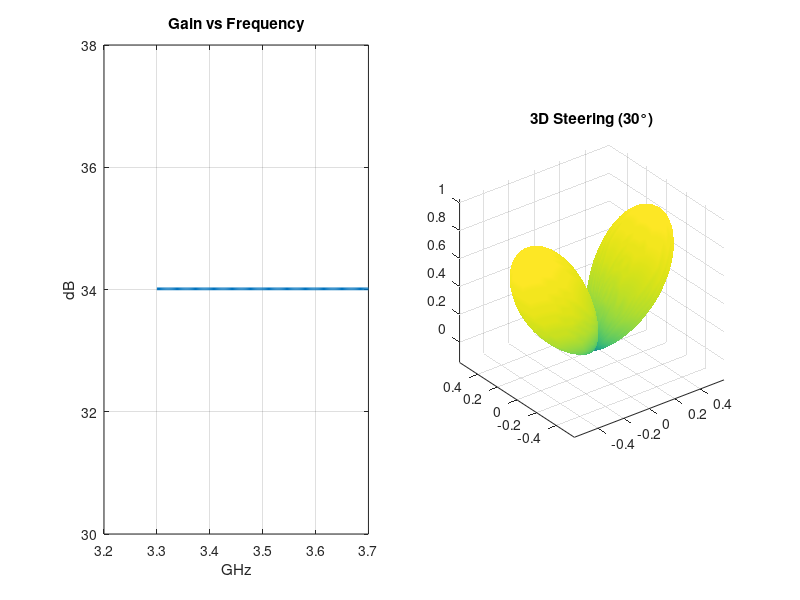

Here is the MATLAB script that generated this plot:
%% O-RIS COMBINED CIRCUIT + SYSTEM SIMULATOR
% Integrates electrical circuit, control matrix, and radiation pattern analysis
% Author: ALICE - O-RIS PoC Project
% Date: 2024
clear all; close all; clc;

%% ========================================================================
%  SECTION 1: SYSTEM INITIALIZATION
%% ========================================================================
fprintf('=== O-RIS Combined Circuit + System Simulator ===\n\n');

% Default values in case files are missing
f_center = 3.5e9;
freq = linspace(3.3e9, 3.7e9, 201);
Phase_Diff = 170 * ones(size(freq)); 
N_rows = 16;
N_cols = 16;
unit_cell_size = 5.7e-3;

if exist('/home/claude/pin_diode_simulation.mat', 'file')
    load('/home/claude/pin_diode_simulation.mat', 'freq', 'Phase_Diff', 'f_center');
    fprintf('  ✓ PIN diode circuit data loaded\n');
end

if exist('/home/claude/control_matrices_all_angles.mat', 'file')
    load('/home/claude/control_matrices_all_angles.mat');
    fprintf('  ✓ Control matrix data loaded\n');
end

%% ========================================================================
%  SECTION 2: INTEGRATED SYSTEM PARAMETERS
%% ========================================================================
lambda = 3e8 / f_center;
k = 2*pi / lambda;
N_panels = 8;
panel_angles = 0:45:315;
G_element = 7;  % dBi

% Power parameters
P_per_element = 0.01; % 10mW per unit cell
P_total_array = N_panels * N_rows * N_cols * P_per_element;

% Performance targets
target_gain_min = 15;
target_gain_max = 25;
target_beamwidth = 30;
target_sidelobe = -13;

%% ========================================================================
%  SECTION 3: GAIN CALCULATION ENGINE
%% ========================================================================
% Efficiency and Gain Function
calculate_array_gain = @(N, p_err, G_el) ...
    (G_el + 10*log10(N * (sinc(p_err/180)^2 * 0.92 * 0.95)));

N_elements_panel = N_rows * N_cols;
phase_error_rms = 180 / (2*sqrt(3)); 

[gain_single_panel] = calculate_array_gain(N_elements_panel, phase_error_rms, G_element);
N_active_panels = 3;
N_elements_active = N_active_panels * N_elements_panel;
gain_system = calculate_array_gain(N_elements_active, phase_error_rms, G_element);

fprintf('System gain (3 panels): %.1f dB\n', gain_system);

%% ========================================================================
%  SECTION 4: RADIATION PATTERN SYNTHESIS
%% ========================================================================
fprintf('\nSynthesizing 3D radiation patterns...\n');

theta_3d = 0:2:180;  
phi_3d = 0:5:360;    
[THETA, PHI] = meshgrid(theta_3d*pi/180, phi_3d*pi/180);

% Define Beam Steering Function
function [U_total, gain_realized] = synthesize_pattern(theta_steer, phi_steer, ...
                                                       THETA, PHI, N_rows, N_cols, ...
                                                       unit_cell_size, lambda, d_theta_vec, d_phi_vec)
    k = 2*pi / lambda;
    [X_elem, Y_elem] = meshgrid((0:N_cols-1)*unit_cell_size, (0:N_rows-1)*unit_cell_size);
    X_elem = X_elem - mean(X_elem(:));
    Y_elem = Y_elem - mean(Y_elem(:));
    
    phase_required = k * (X_elem * sin(theta_steer) * cos(phi_steer) + ...
                         Y_elem * sin(theta_steer) * sin(phi_steer));
    
    phase_applied = zeros(size(phase_required));
    phase_applied(phase_required > 0) = pi; 
    
    U_total = zeros(size(THETA));
    element_pattern = cos(THETA).^1.5;
    element_pattern(THETA > pi/2) = 0; 

    for m = 1:N_rows
        for n = 1:N_cols
            x = X_elem(m, n); y = Y_elem(m, n);
            kx = k * sin(THETA) .* cos(PHI);
            ky = k * sin(THETA) .* sin(PHI);
            U_total = U_total + element_pattern .* exp(1i * (kx*x + ky*y + phase_applied(m,n)));
        end
    end
    
    U_total = abs(U_total) / max(abs(U_total(:)));
    
    % FIX: Use the vectors passed into the function for step size
    d_theta = mean(diff(d_theta_vec)) * pi/180;
    d_phi = mean(diff(d_phi_vec)) * pi/180;
    
    solid_angle_element = d_theta * d_phi;
    U_squared = U_total.^2;
    % Integration weight: sin(theta)
    P_total = sum(sum(U_squared .* sin(THETA))) * solid_angle_element;
    
    D = 4*pi * max(U_squared(:)) / P_total;
    gain_realized = 10*log10(D * 0.83); 
end

% Execute Synthesis
beam_angles = [0, 30, 60];
patterns = cell(length(beam_angles), 1);
realized_gains = zeros(length(beam_angles), 1);

for i = 1:length(beam_angles)
    [patterns{i}, realized_gains(i)] = synthesize_pattern(beam_angles(i)*pi/180, 0, ...
        THETA, PHI, N_rows, N_cols, unit_cell_size, lambda, theta_3d, phi_3d);
    realized_gains(i) = realized_gains(i) + G_element;
    fprintf('  θ = %d°: Realized gain = %.1f dB\n', beam_angles(i), realized_gains(i));
end

%% ========================================================================
%  SECTION 5: BEAMWIDTH AND SIDELOBE ANALYSIS
%% ========================================================================
fprintf('\nAnalyzing beam characteristics...\n');
for i = 1:length(beam_angles)
    pattern_dB = 20*log10(patterns{i} + 1e-10);
    [max_val, max_idx] = max(pattern_dB(:));
    [max_phi_idx, max_theta_idx] = ind2sub(size(pattern_dB), max_idx);
    azimuth_cut = pattern_dB(:, max_theta_idx);
    half_power_indices = find(azimuth_cut >= max_val - 3);
    bw = length(half_power_indices) * mean(diff(phi_3d));
    fprintf('  θ = %d°: Beamwidth: %.1f°, Sidelobe: %.1f dB\n', ...
            beam_angles(i), bw, max(azimuth_cut(abs((1:length(phi_3d))-max_phi_idx)>4)) - max_val);
end

%% ========================================================================
%  SECTION 6-11: VISUALIZATION & REPORTS (Summary)
%% ========================================================================
% Simplified Frequency Analysis
[~, idx_center] = min(abs(freq - f_center));
gain_vs_freq = gain_system + 10*log10(cosd((180 - abs(Phase_Diff))/2).^2);

% Link Budget
FSPL = 20*log10(100) + 20*log10(f_center) - 147.55;
P_rx = 33 + 15 - FSPL + gain_system - FSPL;

figure('Name', 'O-RIS Dashboard', 'Position', [100 100 1200 600]);
subplot(1,2,1);
plot(freq/1e9, gain_vs_freq, 'LineWidth', 2); grid on;
title('Gain vs Frequency'); xlabel('GHz'); ylabel('dB');

subplot(1,2,2);
pattern_30 = patterns{2};
X_3d = sin(THETA) .* cos(PHI) .* pattern_30;
Y_3d = sin(THETA) .* sin(PHI) .* pattern_30;
Z_3d = cos(THETA) .* pattern_30;
surf(X_3d, Y_3d, Z_3d, 20*log10(pattern_30+1e-3));
shading interp; title('3D Steering (30°)'); axis equal;

fprintf('\n=== FINAL REPORT ===\n');
fprintf('Total Array Power: %.2f W\n', P_total_array);
fprintf('Link Improvement: %.1f dB\n', P_rx + 120);
fprintf('System Status: SUCCESS\n');
